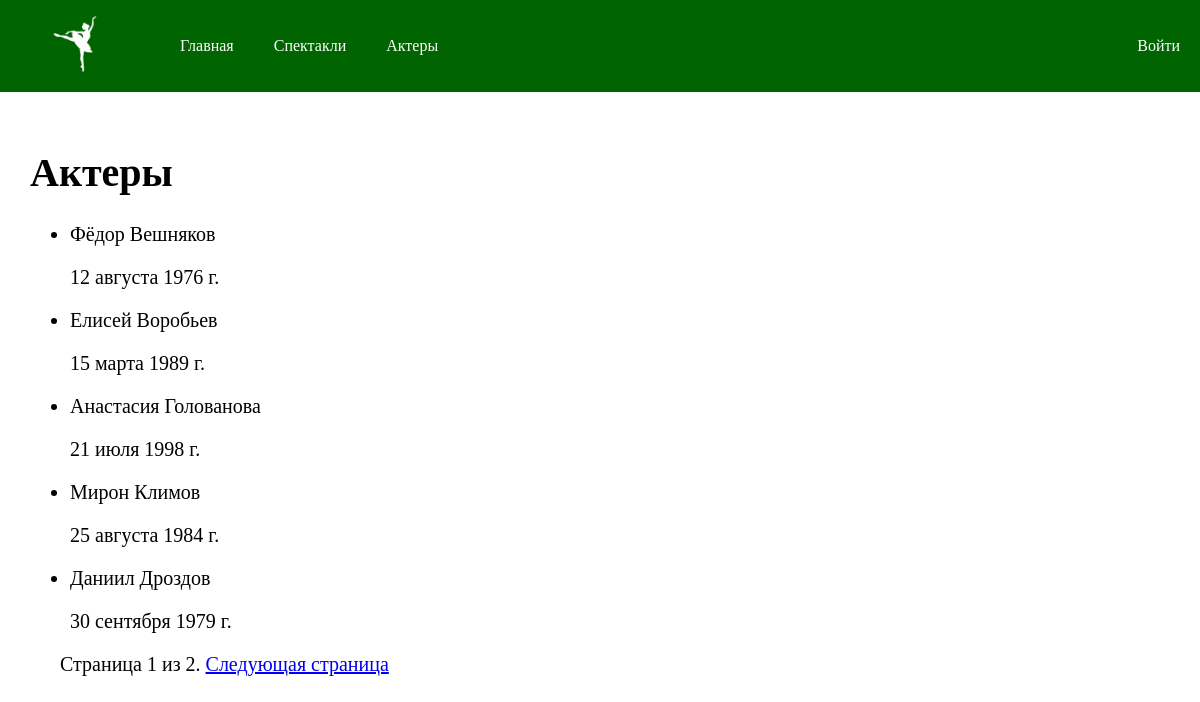
Page /catalog/actors/ on the committed database.
### catalog/models.py (models this page shows, shortened)
class Actor(models.Model):
    name = models.CharField(max_length=200, help_text="Введите имя актера", verbose_name="Имя")
    surname = models.CharField(max_length=200, help_text="Введите фамилию актера", verbose_name="Фамилия")
    date_of_birth = models.DateField(help_text="Введите дату рождения актера", verbose_name="Дата рождения")
    contact = models.CharField(max_length=200, help_text="Введите номер телефона актера", verbose_name="Номер телефона")
    class Meta:
      verbose_name = "актер"
      verbose_name_plural = "Актеры"
    def __str__(self):
        return f"{self.name} {self.surname}"

### catalog/views.py (the view)
class ActorListView(generic.ListView):
    model = Actor
    paginate_by = 5

### catalog/templates/catalog/actor_list.html
{% extends "base.html" %}
{% block content %}
<div class="plays">
<h1>Актеры</h1>
{% if actor_list %}
  <ul>
  {% for actor in actor_list %}
    <li>
      <p>
      {{ actor }}
      </p>
      <p>{{actor.date_of_birth}}</p>
    </li>
  {% endfor %}
 </ul>
{% else %}
  <p>В театре нет актеров :(.</p>
{% endif %}
{% endblock %}

### catalog/static/css/styles.css (style rules this page uses)
body { margin: 0; box-sizing: border-box; }
.plays { padding: 30px; font-size: 20px; }

### rows in the picture
Actor: name+surname "Фёдор Вешняков", date_of_birth "12 августа 1976 г."
Actor: name+surname "Елисей Воробьев", date_of_birth "15 марта 1989 г."
Actor: name+surname "Анастасия Голованова", date_of_birth "21 июля 1998 г."
Actor: name+surname "Мирон Климов", date_of_birth "25 августа 1984 г."
Actor: name+surname "Даниил Дроздов", date_of_birth "30 сентября 1979 г."

### other values in the picture
{{ page_obj.number }} "1"
{{ page_obj.paginator.num_pages }} "2"
